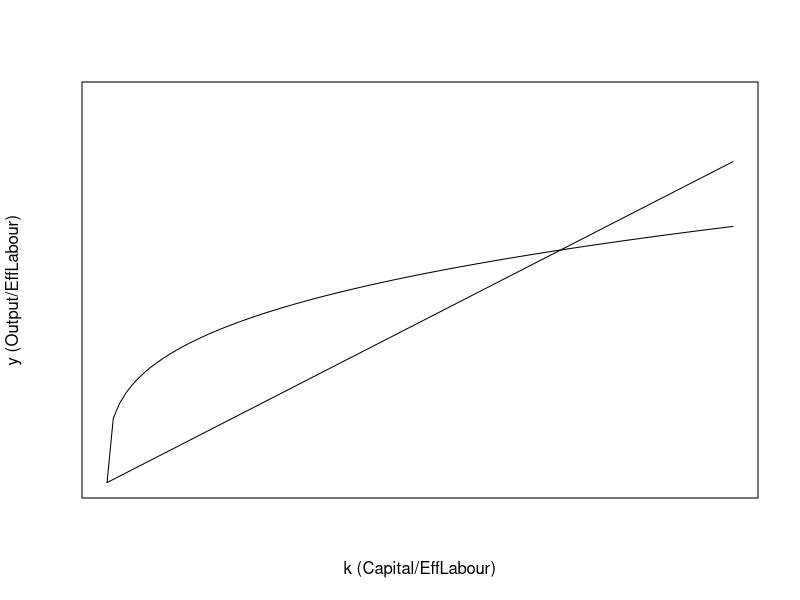

R code for this plot:
## ---- chunk 1
knitr::opts_chunk$set(echo = TRUE)
## ---- chunk 2
xsize = c(0,10)
ysize = c(0,3)
n = 0.05
g = 0.1
d = 0.1
curve(x^0.3, axes = FALSE, frame.plot = TRUE, xlab = "k (Capital/EffLabour)", ylab = "y (Output/EffLabour)", xlim = xsize, ylim= ysize)
par(new = TRUE)
curve((n + g + d)*x, axes = FALSE, xlab = "", ylab = "", xlim = xsize, ylim = ysize)
